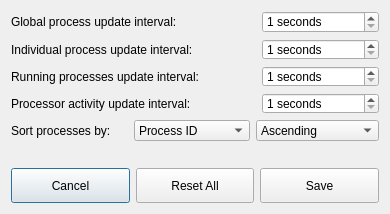
<?xml version="1.0" encoding="UTF-8"?>
<ui version="4.0">
 <class>Settings</class>
 <widget class="QDialog" name="Settings">
  <property name="geometry">
   <rect>
    <x>0</x>
    <y>0</y>
    <width>390</width>
    <height>214</height>
   </rect>
  </property>
  <property name="sizePolicy">
   <sizepolicy hsizetype="MinimumExpanding" vsizetype="MinimumExpanding">
    <horstretch>0</horstretch>
    <verstretch>0</verstretch>
   </sizepolicy>
  </property>
  <property name="minimumSize">
   <size>
    <width>390</width>
    <height>214</height>
   </size>
  </property>
  <property name="windowTitle">
   <string>Program Settings</string>
  </property>
  <property name="windowIcon">
   <iconset resource="images.qrc">
    <normaloff>:/img/icon.png</normaloff>:/img/icon.png</iconset>
  </property>
  <layout class="QVBoxLayout" name="verticalLayout">
   <item>
    <layout class="QGridLayout" name="gridLayout">
     <property name="sizeConstraint">
      <enum>QLayout::SetMinimumSize</enum>
     </property>
     <item row="1" column="0" colspan="3">
      <widget class="QLabel" name="subUpdateIntervalLabel">
       <property name="sizePolicy">
        <sizepolicy hsizetype="MinimumExpanding" vsizetype="Minimum">
         <horstretch>0</horstretch>
         <verstretch>0</verstretch>
        </sizepolicy>
       </property>
       <property name="text">
        <string>Individual process update interval:</string>
       </property>
       <property name="alignment">
        <set>Qt::AlignLeading|Qt::AlignLeft|Qt::AlignVCenter</set>
       </property>
      </widget>
     </item>
     <item row="0" column="0" colspan="3">
      <widget class="QLabel" name="updateIntervalLabel">
       <property name="sizePolicy">
        <sizepolicy hsizetype="MinimumExpanding" vsizetype="Minimum">
         <horstretch>0</horstretch>
         <verstretch>0</verstretch>
        </sizepolicy>
       </property>
       <property name="font">
        <font>
         <weight>50</weight>
         <bold>false</bold>
        </font>
       </property>
       <property name="text">
        <string>Global process update interval:</string>
       </property>
       <property name="alignment">
        <set>Qt::AlignLeading|Qt::AlignLeft|Qt::AlignVCenter</set>
       </property>
      </widget>
     </item>
     <item row="0" column="3">
      <widget class="QSpinBox" name="updateIntervalSpinBox">
       <property name="sizePolicy">
        <sizepolicy hsizetype="MinimumExpanding" vsizetype="Minimum">
         <horstretch>0</horstretch>
         <verstretch>0</verstretch>
        </sizepolicy>
       </property>
       <property name="suffix">
        <string> seconds</string>
       </property>
       <property name="minimum">
        <number>1</number>
       </property>
       <property name="maximum">
        <number>60</number>
       </property>
      </widget>
     </item>
     <item row="1" column="3">
      <widget class="QSpinBox" name="subUpdateIntervalSpinBox">
       <property name="sizePolicy">
        <sizepolicy hsizetype="MinimumExpanding" vsizetype="Minimum">
         <horstretch>0</horstretch>
         <verstretch>0</verstretch>
        </sizepolicy>
       </property>
       <property name="suffix">
        <string> seconds</string>
       </property>
       <property name="minimum">
        <number>1</number>
       </property>
       <property name="maximum">
        <number>60</number>
       </property>
      </widget>
     </item>
     <item row="4" column="0">
      <widget class="QLabel" name="sortByLabel">
       <property name="sizePolicy">
        <sizepolicy hsizetype="MinimumExpanding" vsizetype="Minimum">
         <horstretch>0</horstretch>
         <verstretch>0</verstretch>
        </sizepolicy>
       </property>
       <property name="text">
        <string>Sort processes by:</string>
       </property>
      </widget>
     </item>
     <item row="2" column="3">
      <widget class="QSpinBox" name="runningUpdateIntervalSpinBox">
       <property name="sizePolicy">
        <sizepolicy hsizetype="MinimumExpanding" vsizetype="Minimum">
         <horstretch>0</horstretch>
         <verstretch>0</verstretch>
        </sizepolicy>
       </property>
       <property name="suffix">
        <string> seconds</string>
       </property>
       <property name="minimum">
        <number>1</number>
       </property>
       <property name="maximum">
        <number>10</number>
       </property>
      </widget>
     </item>
     <item row="4" column="1">
      <widget class="QComboBox" name="sortByComboBox">
       <property name="sizePolicy">
        <sizepolicy hsizetype="MinimumExpanding" vsizetype="Minimum">
         <horstretch>0</horstretch>
         <verstretch>0</verstretch>
        </sizepolicy>
       </property>
       <item>
        <property name="text">
         <string>Process ID</string>
        </property>
       </item>
       <item>
        <property name="text">
         <string>Name</string>
        </property>
       </item>
       <item>
        <property name="text">
         <string>State</string>
        </property>
       </item>
       <item>
        <property name="text">
         <string>Priority</string>
        </property>
       </item>
      </widget>
     </item>
     <item row="2" column="0" colspan="3">
      <widget class="QLabel" name="runningUpdateIntervalLabel">
       <property name="sizePolicy">
        <sizepolicy hsizetype="MinimumExpanding" vsizetype="Minimum">
         <horstretch>0</horstretch>
         <verstretch>0</verstretch>
        </sizepolicy>
       </property>
       <property name="text">
        <string>Running processes update interval:</string>
       </property>
      </widget>
     </item>
     <item row="3" column="0" colspan="3">
      <widget class="QLabel" name="cpuUpdateIntervalLabel">
       <property name="sizePolicy">
        <sizepolicy hsizetype="MinimumExpanding" vsizetype="Minimum">
         <horstretch>0</horstretch>
         <verstretch>0</verstretch>
        </sizepolicy>
       </property>
       <property name="text">
        <string>Processor activity update interval:</string>
       </property>
      </widget>
     </item>
     <item row="4" column="2" colspan="2">
      <widget class="QComboBox" name="sortByOrderComboBox">
       <property name="sizePolicy">
        <sizepolicy hsizetype="MinimumExpanding" vsizetype="Minimum">
         <horstretch>0</horstretch>
         <verstretch>0</verstretch>
        </sizepolicy>
       </property>
       <item>
        <property name="text">
         <string>Ascending</string>
        </property>
       </item>
       <item>
        <property name="text">
         <string>Descending</string>
        </property>
       </item>
      </widget>
     </item>
     <item row="3" column="3">
      <widget class="QSpinBox" name="cpuUpdateIntervalSpinBox">
       <property name="sizePolicy">
        <sizepolicy hsizetype="MinimumExpanding" vsizetype="Minimum">
         <horstretch>0</horstretch>
         <verstretch>0</verstretch>
        </sizepolicy>
       </property>
       <property name="suffix">
        <string> seconds</string>
       </property>
       <property name="minimum">
        <number>1</number>
       </property>
       <property name="maximum">
        <number>10</number>
       </property>
      </widget>
     </item>
     <item row="5" column="1">
      <spacer name="verticalSpacer">
       <property name="orientation">
        <enum>Qt::Vertical</enum>
       </property>
       <property name="sizeType">
        <enum>QSizePolicy::MinimumExpanding</enum>
       </property>
       <property name="sizeHint" stdset="0">
        <size>
         <width>20</width>
         <height>40</height>
        </size>
       </property>
      </spacer>
     </item>
    </layout>
   </item>
   <item>
    <layout class="QHBoxLayout" name="horizontalLayout">
     <property name="sizeConstraint">
      <enum>QLayout::SetMinimumSize</enum>
     </property>
     <item>
      <widget class="QPushButton" name="cancelButton">
       <property name="sizePolicy">
        <sizepolicy hsizetype="MinimumExpanding" vsizetype="Minimum">
         <horstretch>0</horstretch>
         <verstretch>0</verstretch>
        </sizepolicy>
       </property>
       <property name="autoFillBackground">
        <bool>false</bool>
       </property>
       <property name="text">
        <string>Cancel</string>
       </property>
      </widget>
     </item>
     <item>
      <widget class="QPushButton" name="resetAllButton">
       <property name="sizePolicy">
        <sizepolicy hsizetype="MinimumExpanding" vsizetype="Minimum">
         <horstretch>0</horstretch>
         <verstretch>0</verstretch>
        </sizepolicy>
       </property>
       <property name="minimumSize">
        <size>
         <width>0</width>
         <height>35</height>
        </size>
       </property>
       <property name="text">
        <string>Reset All</string>
       </property>
      </widget>
     </item>
     <item>
      <widget class="QPushButton" name="saveButton">
       <property name="sizePolicy">
        <sizepolicy hsizetype="MinimumExpanding" vsizetype="Minimum">
         <horstretch>0</horstretch>
         <verstretch>0</verstretch>
        </sizepolicy>
       </property>
       <property name="text">
        <string>Save</string>
       </property>
      </widget>
     </item>
    </layout>
   </item>
  </layout>
 </widget>
 <resources>
  <include location="images.qrc"/>
 </resources>
 <connections/>
</ui>
